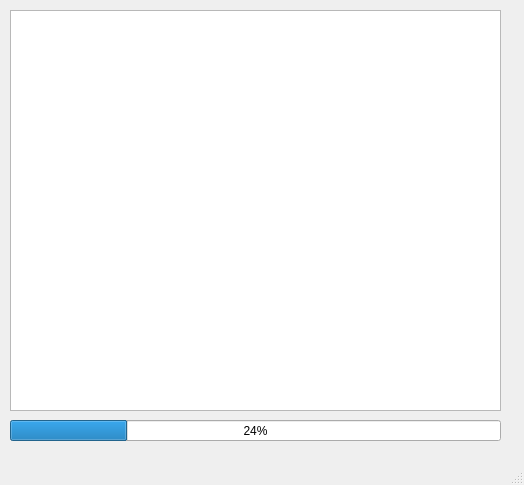
<?xml version="1.0" encoding="UTF-8"?>
<ui version="4.0">
 <class>BuilderWindow</class>
 <widget class="QMainWindow" name="BuilderWindow">
  <property name="geometry">
   <rect>
    <x>0</x>
    <y>0</y>
    <width>524</width>
    <height>485</height>
   </rect>
  </property>
  <property name="minimumSize">
   <size>
    <width>518</width>
    <height>390</height>
   </size>
  </property>
  <property name="windowTitle">
   <string>Build Project</string>
  </property>
  <widget class="QWidget" name="centralwidget">
   <widget class="QTextBrowser" name="outputText">
    <property name="geometry">
     <rect>
      <x>10</x>
      <y>10</y>
      <width>491</width>
      <height>401</height>
     </rect>
    </property>
   </widget>
   <widget class="QProgressBar" name="progressBar">
    <property name="geometry">
     <rect>
      <x>10</x>
      <y>420</y>
      <width>491</width>
      <height>21</height>
     </rect>
    </property>
    <property name="value">
     <number>24</number>
    </property>
   </widget>
  </widget>
  <widget class="QMenuBar" name="menubar">
   <property name="geometry">
    <rect>
     <x>0</x>
     <y>0</y>
     <width>524</width>
     <height>21</height>
    </rect>
   </property>
  </widget>
  <widget class="QStatusBar" name="statusbar"/>
 </widget>
 <resources/>
 <connections/>
</ui>
